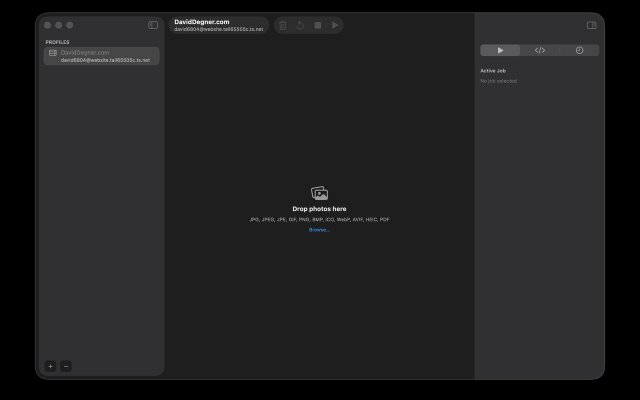
#> input picture screenshots/app-store/macos/01-overview-1280x800.png, 1280 x 800 px, given in place of 01-overview-both-closed.png, which was not available (shown at 1/2 size)
$ python remake_app_store_screenshots.py
#> lines starting #> are read from the running program, lines starting #| are printed output that depends on the picture; after the words box and inside, x2 and y2 are one past the last pixel; in counts of white or black regions, pixels touching at a corner belong together; pictures that were not available may be replaced by others from this repository, and a replacement may not be noted
#!/usr/bin/env python3
from __future__ import annotations

import argparse
import shutil
from pathlib import Path
from typing import Iterable

from PIL import Image, ImageDraw, ImageFilter, ImageFont


ROOT = Path(__file__).resolve().parent.parent
RAW_DIR = ROOT / "output" / "app-store-screenshots" / "raw"
APP_STORE_DIR = ROOT / "screenshots" / "app-store" / "macos"
ITERATIONS_DIR = ROOT / "output" / "app-store-screenshots" / "iterations"

FONT_HEAVY = Path("/Library/Fonts/SF-Pro-Text-Bold.otf")
FONT_REGULAR = Path("/Library/Fonts/SF-Pro-Text-Regular.otf")
FONT_SEMIBOLD = Path("/Library/Fonts/SF-Pro-Text-Semibold.otf")

TARGET_SIZES = ((1280, 800), (2560, 1600), (2880, 1800))

SLIDES = (
    {
        "slug": "01-overview",
        "raw": "01-overview-both-closed.png",
        "title": "Reliable Uploads,\nZero Friction",
        "subtitle": "Works the way you work: drop files on the Dock icon,\ndrag into the window, or stay keyboard-first.",
        "bullets": ("Dock icon file intake", "Drag-and-drop queueing", "Keyboard shortcuts when speed matters"),
    },
    {
        "slug": "02-queued-files",
        "raw": "02-uploading-activejob.png",
        "title": "Bulk Queue,\nLive Progress",
        "subtitle": "Run larger batches with active-job visibility,\nclear progress metrics, and reliable throughput.",
        "bullets": ("Large queues stay organized", "Real-time job telemetry", "Predictable batch processing"),
        "focus": (0.30, 0.0, 1.0, 1.0),
    },
    {
        "slug": "03-profile-editor",
        "raw": "03-uploading-terminal.png",
        "title": "Terminal Clarity,\nNo Guesswork",
        "subtitle": "Live command output keeps every run transparent,\nso you always know what is happening.",
        "bullets": ("Built-in terminal stream", "Detailed status feedback", "Fast diagnostics when needed"),
        "focus": (0.32, 0.0, 1.0, 1.0),
    },
)

VARIANTS = (
    "v3_split_clean",
    "v4_diagonal",
    "v5_dark_glow",
    "v6_card_stack",
    "v7_ribbon_light",
    "v8_glass_diagonal",
    "v9_midnight_orbit",
    "v10_sunrise_stack",
    "v11_lumen_arc",
    "v12_skyline_ribbon",
    "v13_ice_glass",
    "v14_sunbeam_split",
)


def load_font(path: Path, size: int) -> ImageFont.FreeTypeFont | ImageFont.ImageFont:
    if path.exists():
        return ImageFont.truetype(str(path), size=size)
    return ImageFont.load_default()


def wrap_lines(draw: ImageDraw.ImageDraw, text: str, font: ImageFont.ImageFont, max_width: int) -> list[str]:
    lines: list[str] = []
    for paragraph in text.splitlines():
        words = paragraph.split()
        if not words:
            lines.append("")
            continue
        current = words[0]
        for word in words[1:]:
            candidate = f"{current} {word}"
            if draw.textbbox((0, 0), candidate, font=font)[2] <= max_width:
                current = candidate
            else:
                lines.append(current)
                current = word
        lines.append(current)
    return lines


def gradient(canvas: Image.Image, top: tuple[int, int, int], bottom: tuple[int, int, int]) -> None:
    w, h = canvas.size
    draw = ImageDraw.Draw(canvas, "RGBA")
    for y in range(h):
        t = y / max(h - 1, 1)
        r = int(top[0] * (1 - t) + bottom[0] * t)
        g = int(top[1] * (1 - t) + bottom[1] * t)
        b = int(top[2] * (1 - t) + bottom[2] * t)
        draw.line((0, y, w, y), fill=(r, g, b, 255))


def trim_black_border(image: Image.Image) -> Image.Image:
    rgb = image.convert("RGB")
#> rgb is the input picture: PIL image 1280x800 RGB; mean R, G, B 32.3, 32.3, 33.4
    mask = rgb.convert("L").point(lambda px: 255 if px > 10 else 0)
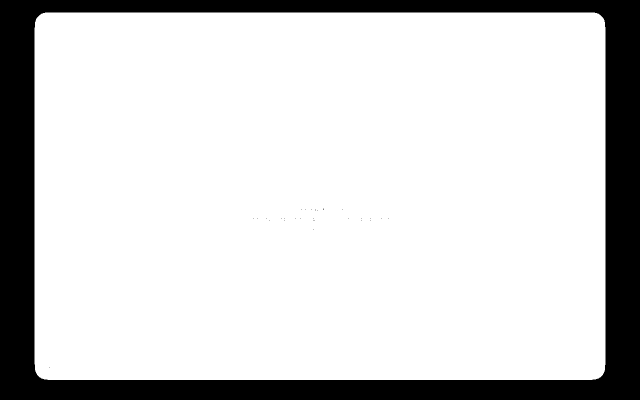
#> mask: PIL image 1280x800 L (shown at 1/2 size); 81.9% white; 29 black regions (28 under 20 px), largest, box (x1, y1, x2, y2) and area: (0, 0, 1280, 800) 185273
    bbox = mask.getbbox()
#> bbox = (69, 25, 1211, 760)
    if bbox is None:
        return image
    return image.crop(bbox)
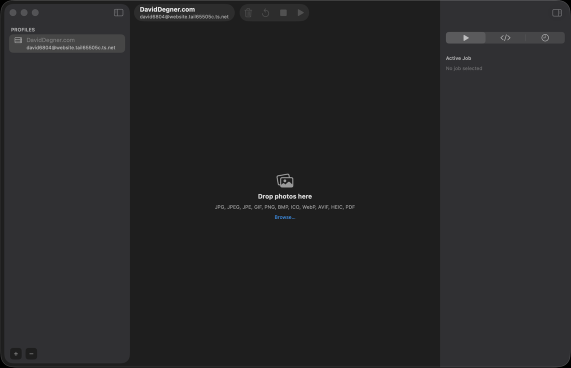
#> returned value: PIL image 1142x735 RGBA (shown at 1/2 size); mean R, G, B, A 39.4, 39.4, 40.7, 255


def apply_focus_crop(image: Image.Image, focus: tuple[float, float, float, float] | None) -> Image.Image:
    if focus is None:
        return image

    x1f, y1f, x2f, y2f = focus
    x1f = max(0.0, min(1.0, x1f))
    y1f = max(0.0, min(1.0, y1f))
    x2f = max(0.0, min(1.0, x2f))
    y2f = max(0.0, min(1.0, y2f))
    if x2f <= x1f or y2f <= y1f:
        return image

    w, h = image.size
    x1 = int(w * x1f)
    y1 = int(h * y1f)
    x2 = int(w * x2f)
    y2 = int(h * y2f)
    return image.crop((x1, y1, x2, y2))


def place_card(
    canvas: Image.Image,
    screenshot: Image.Image,
    x1: int,
    y1: int,
    x2: int,
    y2: int,
    radius: int,
    border: tuple[int, int, int, int],
    shadow: tuple[int, int, int, int],
) -> None:
    w = x2 - x1
    h = y2 - y1
    scale = min(w / screenshot.width, h / screenshot.height)
    target_w = max(1, int(screenshot.width * scale))
    target_h = max(1, int(screenshot.height * scale))
    shot = screenshot.resize((target_w, target_h), Image.Resampling.LANCZOS)

    px = x1 + (w - target_w) // 2
    py = y1 + (h - target_h) // 2
    rect = (px, py, px + target_w, py + target_h)

    shadow_layer = Image.new("RGBA", canvas.size, (0, 0, 0, 0))
    sd = ImageDraw.Draw(shadow_layer, "RGBA")
    sd.rounded_rectangle(
        (rect[0], rect[1] + max(8, radius // 3), rect[2], rect[3] + max(8, radius // 3)),
        radius=radius,
        fill=shadow,
    )
    shadow_layer = shadow_layer.filter(ImageFilter.GaussianBlur(radius=max(10, radius // 2)))
    canvas.alpha_composite(shadow_layer)

    card_layer = Image.new("RGBA", canvas.size, (0, 0, 0, 0))
    cd = ImageDraw.Draw(card_layer, "RGBA")
    cd.rounded_rectangle(rect, radius=radius, fill=(255, 255, 255, 255), outline=border, width=2)
    canvas.alpha_composite(card_layer)

    inset = 3
    inner = shot.resize((target_w - inset * 2, target_h - inset * 2), Image.Resampling.LANCZOS)
    mask = Image.new("L", (target_w - inset * 2, target_h - inset * 2), 0)
    md = ImageDraw.Draw(mask)
    md.rounded_rectangle((0, 0, target_w - inset * 2, target_h - inset * 2), radius=max(8, radius - 4), fill=255)
    canvas.paste(inner, (px + inset, py + inset), mask)


def draw_copy_block(
    canvas: Image.Image,
    title: str,
    subtitle: str,
    bullets: Iterable[str],
    block: tuple[int, int, int, int],
    title_color: tuple[int, int, int, int],
    subtitle_color: tuple[int, int, int, int],
    bullet_color: tuple[int, int, int, int],
    panel: tuple[int, int, int, int] | None = None,
) -> None:
    x1, y1, x2, y2 = block
    draw = ImageDraw.Draw(canvas, "RGBA")
    w, h = canvas.size

    if panel is not None:
        draw.rounded_rectangle((x1, y1, x2, y2), radius=max(24, w // 80), fill=panel, outline=(168, 193, 236, 180), width=2)

    margin_x = x1 + int(w * 0.024)
    content_w = (x2 - x1) - int(w * 0.048)
    y = y1 + int(h * 0.06)

    title_font = load_font(FONT_HEAVY, int(w * 0.029))
    subtitle_font = load_font(FONT_REGULAR, int(w * 0.0132))
    bullet_font = load_font(FONT_SEMIBOLD, int(w * 0.0124))
    meta_font = load_font(FONT_REGULAR, int(w * 0.0106))

    for line in wrap_lines(draw, title, title_font, content_w):
        draw.text((margin_x, y), line, font=title_font, fill=title_color)
        y += draw.textbbox((0, 0), line, font=title_font)[3] + int(h * 0.010)

    y += int(h * 0.01)
    for line in wrap_lines(draw, subtitle, subtitle_font, content_w):
        draw.text((margin_x, y), line, font=subtitle_font, fill=subtitle_color)
        y += draw.textbbox((0, 0), line, font=subtitle_font)[3] + int(h * 0.008)

    y += int(h * 0.02)
    dot_r = max(5, w // 950)
    for item in bullets:
        dot_x = margin_x + dot_r
        dot_y = y + dot_r + 1
        draw.ellipse((dot_x - dot_r, dot_y - dot_r, dot_x + dot_r, dot_y + dot_r), fill=(79, 137, 241, 255))
        draw.text((margin_x + int(w * 0.015), y - 2), item, font=bullet_font, fill=bullet_color)
        y += int(h * 0.046)

    draw.text((margin_x, y2 - int(h * 0.045)), "SSH  •  rsync  •  WP-CLI", font=meta_font, fill=(92, 119, 159, 235))


def render_variant(variant: str, size: tuple[int, int], slide: dict[str, object]) -> Image.Image:
    w, h = size
    shot = trim_black_border(Image.open(RAW_DIR / str(slide["raw"])).convert("RGBA"))
    focus = slide.get("focus")
    if isinstance(focus, (tuple, list)) and len(focus) == 4:
        shot = apply_focus_crop(shot, (float(focus[0]), float(focus[1]), float(focus[2]), float(focus[3])))
    canvas = Image.new("RGBA", (w, h), (240, 246, 255, 255))
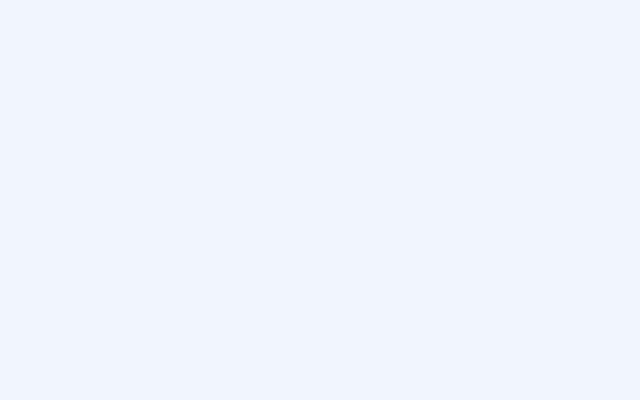
#> canvas: PIL image 1280x800 RGBA (shown at 1/2 size); mean R, G, B, A 240, 246, 255, 255
    draw = ImageDraw.Draw(canvas, "RGBA")

    if variant == "v3_split_clean":
        gradient(canvas, (247, 251, 255), (220, 232, 250))
#> (the rest of the program and of its run is left out)
